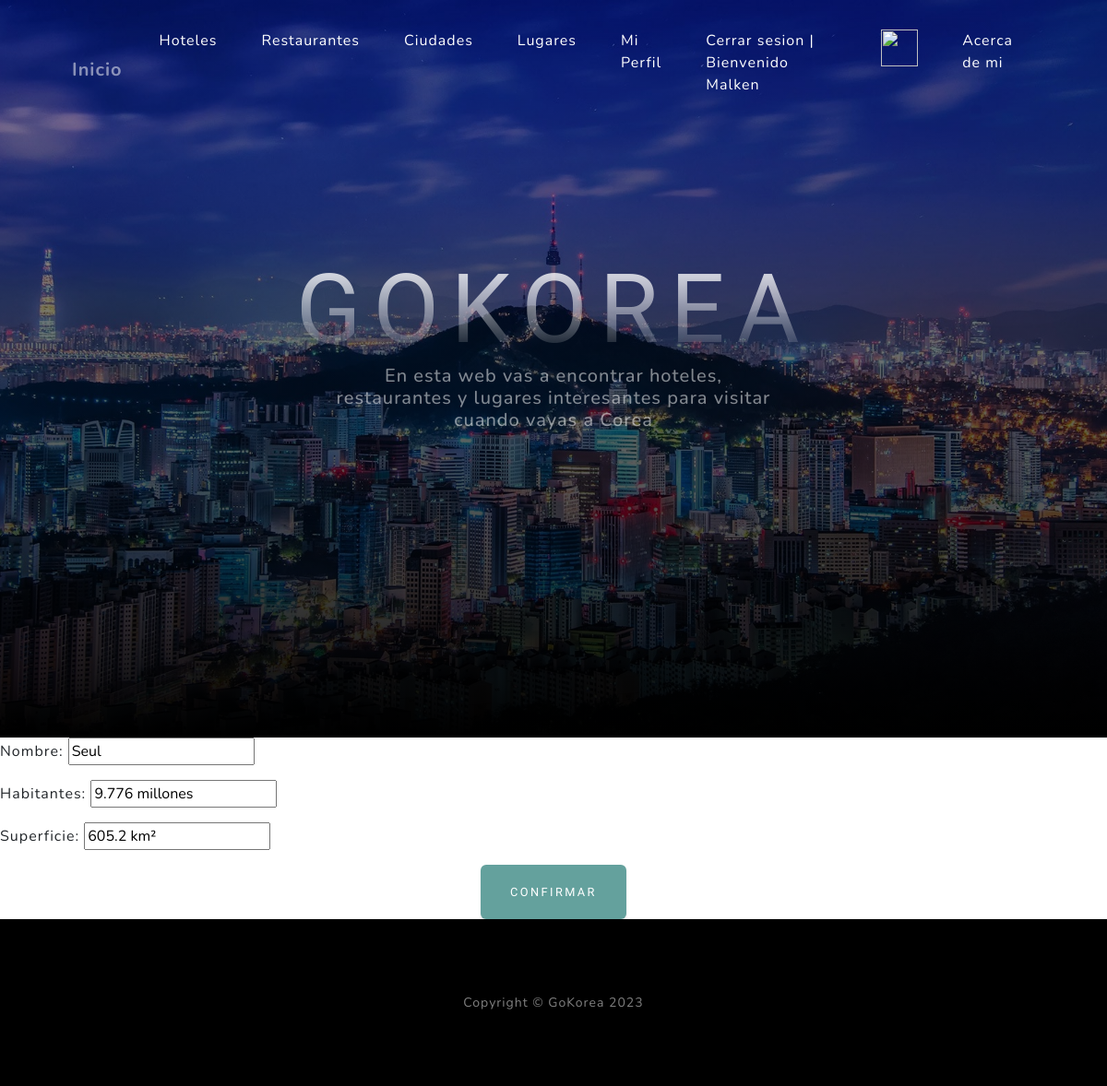
Page /app/ciudades/ciudad_update/1 (signed in) on the committed database.
### app/models.py (models this page shows, shortened)
class Ciudad(models.Model):
    nombre = models.CharField(max_length=50)
    habitantes = models.CharField(max_length=50)
    superficie = models.CharField(max_length=50)

### app/views.py (the view)
# urls.py: path('ciudades/ciudad_update/<int:pk>', CiudadUpdate.as_view(), name="ciudad_update"),
class CiudadUpdate(LoginRequiredMixin, UpdateView):
    model = Ciudad
    fields = ['nombre', 'habitantes', 'superficie']
    success_url = reverse_lazy('ciudades')

### app/templates/app/ciudad_form.html (shortened to what this page needs)
{% extends 'app/index.html' %}
{% load static %}
{% block cuerpo %}
<form method="post">
    {{ form.as_p }}
    <div class="text-center">
        <input type="submit" class="btn btn-primary btn-block" value="Confirmar">
    </div>
</form>
{% endblock cuerpo %}

### app/templates/app/index.html (shortened to what this page needs)
<!DOCTYPE html>
<html lang="en">
    <head>
        {% load static %}
        <link href="{% static 'app/css/styles.css' %}" rel="stylesheet" />
    </head>
    <body id="page-top">
        <nav class="navbar navbar-expand-lg navbar-light fixed-top" id="mainNav">
            <div class="container px-4 px-lg-5">
                <a class="navbar-brand" href="{% url 'index' %}">Inicio</a>
                <div class="collapse navbar-collapse" id="navbarResponsive">
                    <ul class="navbar-nav ms-auto">
                        {% if user.is_authenticated %}
                            <li class="nav-item"><a class="nav-link" href="{% url 'hoteles' %}"><p style="color: white">Hoteles</p></a></li>
                            <li class="nav-item"><a class="nav-link" href="{% url 'restaurantes' %}"><p style="color: white">Restaurantes</p></a></li>
                            <li class="nav-item"><a class="nav-link" href="{% url 'ciudades' %}"><p style="color: white">Ciudades</p></a></li>
                            <li class="nav-item"><a class="nav-link" href="{% url 'lugares' %}"><p style="color: white">Lugares</p></a></li>
                            <li class="nav-item"><a class="nav-link" href="{% url 'editar_usuario' %}"><p style="color: white">Mi Perfil</p></a></li>
                            <li class="nav-item"><a class="nav-link" href="{% url 'logout' %}"><p style="color: white">Cerrar sesion | Bienvenido {{user.username}}</p></a></li>
                            <div>
                                <li class="nav-item"><a class="nav-link" href="{% url 'editar_avatar' %}"><img src="{{ request.session.avatar }}" height="40px" width="40px"></a></li>
                            </div>
                        {% else %}
                            <li class="nav-item"><a class="nav-link" href="{% url 'login' %}">Iniciar sesión</a></li>
                            <li class="nav-item"><a class="nav-link" href="{% url 'registro' %}">Registrarse</a></li>
                        {% endif %}
                        <li class="nav-item"><a class="nav-link" href="{% url 'acerca_de_mi' %}"><p style="color: white">Acerca de mi</p></a></li>
                    </ul>
                </div>
            </div>
        </nav>
        <header class="masthead">
            <div class="container px-4 px-lg-5 d-flex h-100 align-items-center justify-content-center">
                <div class="d-flex justify-content-center">
                    <div class="text-center">
                        <h1 class="mx-auto my-0 text-uppercase">GoKorea</h1>
                        <h2 class="text-white-50 mx-auto mt-2 mb-5">En esta web vas a encontrar hoteles, restaurantes y lugares interesantes para visitar cuando vayas a Corea</h2>
                    </div>
                </div>
            </div>
        </header>
            {% block cuerpo %}
            {% endblock cuerpo %}
        <footer class="footer bg-black small text-center text-white-50"><div class="container px-4 px-lg-5">Copyright &copy; GoKorea 2023</div></footer>
    </body>
</html>

### rows in the picture
Ciudad: nombre "Seul", habitantes "9.776 millones", superficie "605.2 km²"

### other values in the picture
{{ user.username }} "Malken"
